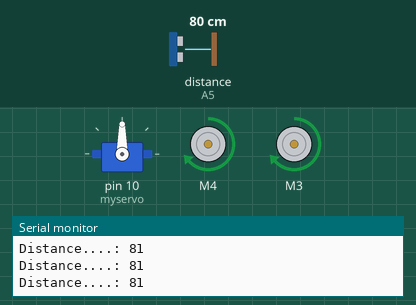
Simulated run of this sketch. Board: Arduino Uno, built with avr-gcc and run on an emulated ATmega328P. Shown: servo, 2 × DC motor (green arrow = forward, orange = backward, longer = faster), the last lines printed to the serial monitor. The test bench sets the inputs (shaded band); at power-on: distance to the obstacle (sensor on A5) 80 cm. The echo pulse lasts 58.3 µs per cm.

Above: at 3.7 s.
3.8 s: distance to the obstacle (sensor on A5) set to 52 cm
5.3 s: distance to the obstacle (sensor on A5) set to 44 cm
At 6.0 s:
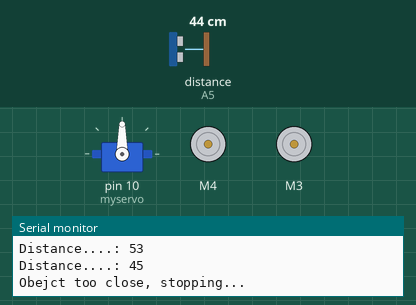
At 8.9 s:
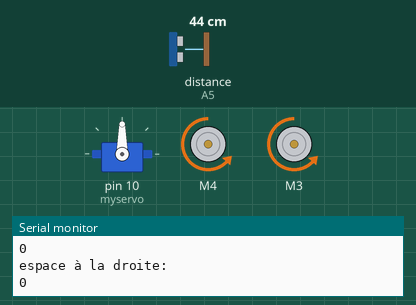
Timing chart, 0 to 17.3 s (numbered marks = the images above; inputs shaded):
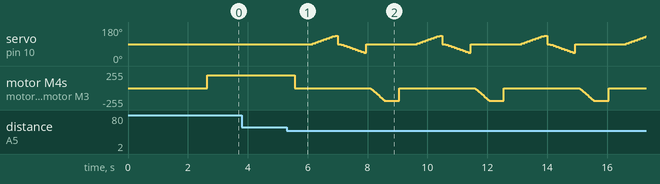

Measured:
- the behaviour switches between 50 and 49 cm on distance to the obstacle (sensor on A5) (found by bisection; images 0 and 1)

The sketch:

projetGroupe8.ino
```cpp
#include <AFMotor.h>
#include <NewPing.h>
#include <Servo.h>
#include <TaskScheduler.h>

#define TRIG_PIN A4
#define ECHO_PIN A5
#define MAX_DISTANCE 200
#define MAX_SPEED 190 // Sets the speed of DC motors
#define MAX_SPEED_OFFSET 20

NewPing sonar(TRIG_PIN, ECHO_PIN, MAX_DISTANCE);

AF_DCMotor leftMotor(4, MOTOR34_1KHZ);
AF_DCMotor rightMotor(3, MOTOR34_1KHZ);

struct Range
{
  int startDegree;
  int endDegree;
};

Servo myservo;

boolean goesForward = false;
boolean seenObstacle = false;
int distance;
int degreeMaxR;
int degreeMaxL;
int speedSet = 0;

// Function prototypes
int readPing();
void moveStop();
void moveForward();
void moveBackward();
void turnRight();
void turnLeft();
Range lookLeft();
Range lookRight();

// Callback methods
void tCapteurCallback();
void tDriveCallback();

// Cree les taches
Task tCapteur(500, TASK_FOREVER, &tCapteurCallback); // lis les capteurs
Task tDrive(500, TASK_FOREVER, &tDriveCallback);

Scheduler runner;

void tCapteurCallback() {
  distance = readPing();
  Serial.print("Distance....: ");
  Serial.println(distance);

  if (distance <= 50) {
      Serial.println("Obejct too close, stopping...");
      tDrive.disable();
      laneChange();
  } else {
    tDrive.enable();
  }
}

void tDriveCallback() {
  if(distance <= 50) {
    moveStop();
  }
  else {
    moveForward();
  }
}

void laneChange() {
  moveStop();
  delay(500);
  tCapteur.disable();

  Range rangeL = lookLeft();
  Range rangeR = lookRight();

  int widthL = abs(rangeL.endDegree - rangeL.startDegree);
  int widthR = abs(rangeR.startDegree - rangeR.endDegree);

  Serial.println("espace à la gauche: ");
  Serial.println(widthL);
  Serial.println("espace à la droite: ");
  Serial.println(widthR);

  int tmpDistance = readPing(); // Measure the distance using the ultrasonic sensor

  if (widthL > 15 || widthR > 15) {
    if (widthL > widthR) {
      int delai = calculateDelay(degreeMaxL);
      Serial.print("Delai calculee a la gauche: ");
      Serial.println(delai);

      turnLeft();
      delay(delai);
    } else {
      int delai = calculateDelay(degreeMaxR);
      Serial.print("Delai calculee a la droite: ");
      Serial.println(delai);

      turnRight();
      delay(delai);
    }
  } else if (tmpDistance > 50) {
    tCapteur.enable();
    return;
  } else {
    // Go backwards
    moveBackward();
    delay(500);
    laneChange();
  }

  // check si cleared object
  moveStop();
  delay(500);
  tCapteur.enable();
  // tDrive.enable();
}

int calculateDelay(int degree) {
  // converti temps en milisecondes
  float vitesseRoues = 0.19895; // en m/s
  float radian = radians(degree);
  float largeurEntreRoues = 0.11; // en metre
  Serial.println("degree a claucler");
  Serial.println(degree);
  Serial.println("radian a claucler");

  Serial.println(radian);
  float temps = (radian * largeurEntreRoues) / (2 * vitesseRoues); // temps en secondes

  // converti temps en milisecondes
  int returnVal = round(temps * 500);
  return returnVal;
}

/* Lis la distance entre l'auto et l'objet */
int readPing() {
  delay(70);
  int cm = sonar.ping_cm();
  if (cm == 0) {
    cm = 250;
  }
  return cm;
}

void moveStop() {
  leftMotor.run(RELEASE);
  rightMotor.run(RELEASE);
}

void moveForward() {
  goesForward = true;
  leftMotor.run(FORWARD);
  rightMotor.run(FORWARD);
    leftMotor.setSpeed(MAX_SPEED);
    rightMotor.setSpeed(MAX_SPEED);
}

void moveBackward() {
  goesForward = false;
  leftMotor.run(BACKWARD);
  rightMotor.run(BACKWARD);
 // Slowly goes backwards
  for (speedSet = 0; speedSet < MAX_SPEED; speedSet += 2) {
    leftMotor.setSpeed(speedSet);
    rightMotor.setSpeed(speedSet);
    delay(5);
  }
}

void turnRight() {
  rightMotor.run(BACKWARD);
  leftMotor.run(FORWARD);
    leftMotor.setSpeed(MAX_SPEED);
    rightMotor.setSpeed(MAX_SPEED);
}

void turnLeft() {
  leftMotor.run(BACKWARD);
  rightMotor.run(FORWARD);
    leftMotor.setSpeed(MAX_SPEED);
    rightMotor.setSpeed(MAX_SPEED);
}

void advanceShortDistance() {
  Serial.println("Advancing a short distance.");
  leftMotor.run(FORWARD);
  rightMotor.run(FORWARD);
  leftMotor.setSpeed(150);
  rightMotor.setSpeed(150);
  delay(2000); // Move forward for 1 second
  moveStop();
}

Range lookRight() {
  int distanceR = 0; // Initialize the maximum distance
  int startDegree = -1; // Start of the range (initialize to -1 to indicate no range found yet)
  int endDegree = -1;   // End of the range
  int rangeMax = -1;
  degreeMaxR = 45;      // Default to 45° if no valid range is found
  Range range = {90, 90};

  Serial.print("Look right: ");
  for (int degree = 90; degree >= 45; degree -= 5) {

    // Scan from 90° (center) to 45° (right) in steps of 5°
    myservo.write(degree); // Move the servo to the current angle
    delay(20);             // Wait for the servo to stabilize

    int tmpDistance = readPing(); // Measure the distance using the ultrasonic sensor
    Serial.print(tmpDistance);
    Serial.print(" - degree: ");
    Serial.println(degree);

    // Check if the distance is greater than 100 cm
    if (tmpDistance > 50) {
      // If this is the first degree in the range, set startDegree
      if (startDegree == -1) {
        startDegree = degree;
      }
      // Update endDegree to the current degree
      endDegree = degree;
      int tmpRangeMax = abs(startDegree - endDegree);
      if(tmpRangeMax > rangeMax){
        rangeMax = tmpRangeMax;
        range.startDegree = startDegree;
        range.endDegree = endDegree;
      }
    }
    else {
      startDegree = -1;
      endDegree = -1;
    }
  }

  // Reset the servo to the center (90°)
  myservo.write(90);

  // Calculate the widest range
  if (range.startDegree != -1 && range.endDegree != -1) {
    degreeMaxR = round((range.startDegree + range.endDegree) / 2);
    Serial.print("Widest range on the right: ");
    Serial.print("Start = ");
    Serial.print(range.startDegree);
    Serial.print(", End = ");
    Serial.println(range.endDegree);
  } else {
    Serial.println("No range found with distance > 20 cm.");
  }

  return range;
}

Range lookLeft() {
  int startDegree = -1; // Start of the range (initialize to -1 to indicate no range found yet)
  int endDegree = -1;   // End of the range
  int rangeMax = -1;
  degreeMaxL = 135;     // Default to 135° if no valid range is found
  Range range = {90, 90};
  Serial.print("Look left: ");

  // Scan from 90° (center) to 135° (left) in steps of 5°
  for (int degree = 90; degree <= 135; degree += 5) {

    myservo.write(degree); // Move the servo to the current angle
    delay(20);             // Wait for the servo to stabilize

    int tmpDistance = readPing(); // Measure the distance using the ultrasonic sensor
    Serial.print(tmpDistance);
    Serial.print(" - degree: ");
    Serial.println(degree);

    // Check if the distance is greater than 100 cm
    if (tmpDistance > 50) {
      // If this is the first degree in the range, set startDegree
      if (startDegree == -1) {
        startDegree = degree;
      }
      // Update endDegree to the current degree
      endDegree = degree;
      int tmpRangeMax = abs(startDegree - endDegree);
      if(tmpRangeMax > rangeMax){
        rangeMax = tmpRangeMax;
        range.startDegree = startDegree;
        range.endDegree = endDegree;
      }
    }
    else {
      startDegree = -1;
      endDegree = -1;
    }
  }

  // Reset the servo to the center (90°)
  myservo.write(90);

  // Calculate the widest range
  if (range.startDegree != -1 && range.endDegree != -1) {
    degreeMaxL = round((range.startDegree + range.endDegree) / 2);
    Serial.print("Widest range on the left: ");
    Serial.print("Start = ");
    Serial.print(range.startDegree);
    Serial.print(", End = ");
    Serial.println(range.endDegree);
  } else {
    Serial.println("No range found with distance > 20 cm.");
  }

  // Return the range as a struct
  return range;
}

void setup() {
  Serial.begin(9600); // open the serial port at 9600 bps:
  myservo.attach(10);
  myservo.write(90);
  delay(2000);

  runner.init();  // Initialize the scheduler
  runner.addTask(tCapteur);  // Add tasks to the scheduler
  runner.addTask(tDrive);

  // Enable tasks to start running
  tCapteur.enable();
  tDrive.enable();

  delay(500);  // Add a small delay to give things time to initialize
}

void loop() {
  runner.execute();
}
```
